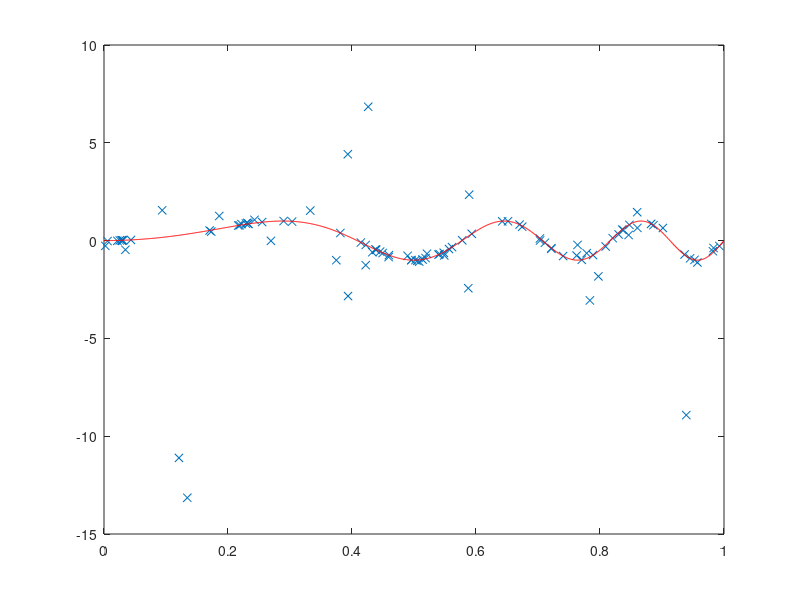

Here is the MATLAB script that generated this plot: (Note: this script raises an error after producing the figure.)
clear all
seed = 1;
rand('state',seed);
randn('state',seed);
addpath ..

try
ccc=openfig('robust_regression.fig');
catch
    disp('missing figure file')
end


n = 100;
x = rand(n,1);
xtest=(0:.001:1)';
std_noise = .1;
y = sin(x.^2 * 6*pi) + std_noise * randn(n,1).^5;
ytest = sin(xtest.^2 * 6*pi);
plot(x,y,'x'); hold on
plot(xtest,ytest,'r-'); hold off

alpha_kernel = 10;
K = exp(-alpha_kernel*sq_dist(x',x'));
Ktest = exp(-alpha_kernel*sq_dist(xtest',x'));
lambdas = 10.^[-12:.5:1];

% square loss
for ilambda = 1:length(lambdas)
    
    
    lambda = lambdas(ilambda);
    
    
    alpha = ( K + n * lambda  *eye(n)) \ y;
    ypredtest = Ktest * alpha;
    
    
    square_error(ilambda) = mean( (ypredtest - ytest).^2)
    robust_error(ilambda) = mean(  1- exp( -(ypredtest - ytest).^2) )
    
end

[a,ilambda] = min(robust_error);
lambda = lambdas(ilambda);
alpha = ( K + n * lambda  *eye(n)) \ y;
ypredtest = Ktest * alpha;

subplot(1,2,1)
plot(xtest,ytest,'r-','linewidth',2); hold on
plot(xtest,ypredtest,'k-','linewidth',2);
plot(x,y,'bx','markersize',10); hold off
xlabel('x');
ylabel('y');
set(gca,'fontsize',16)
legend('target','prediction')
title('square loss', 'fontweight','normal');


% robust loss
% square loss
for ilambda = 1:length(lambdas)
    lambda = lambdas(ilambda);
    
    
    for itest =1:length(ytest)
        
        temp =   ( K + n * lambda  *eye(n)) \  Ktest(itest,:)';
        z = -5:.01:5;
        
        [a,b] = min( ( 1-exp(-(z-y).^2) )' *  temp );
        
        ypredtest(itest) =z(b);
    end
    square_error_rob(ilambda) = mean( (ypredtest - ytest).^2)
    robust_error_rob(ilambda) = mean(  1- exp( -(ypredtest - ytest).^2) )
    
end

[a,ilambda] = min(robust_error);
lambda = lambdas(ilambda);


for itest =1:length(ytest)
    
    temp =   ( K + n * lambda  *eye(n)) \  Ktest(itest,:)';
    z = -5:.005:5;
    
    [a,b] = min( ( 1-exp(-(z-y).^2) )' *  temp );
    
    ypredtest(itest) =z(b);
end

subplot(1,2,2)
plot(xtest,ytest,'r-','linewidth',2); hold on
plot(xtest,ypredtest,'k-','linewidth',2);
plot(x,y,'bx','markersize',10); hold off
xlabel('x');
ylabel('y');
set(gca,'fontsize',16)
legend('target','prediction')
title('robust loss', 'fontweight','normal');

try
print('-depsc', 'robust_regression.eps');
close(ccc)
catch
    disp('missing figure file')
end
